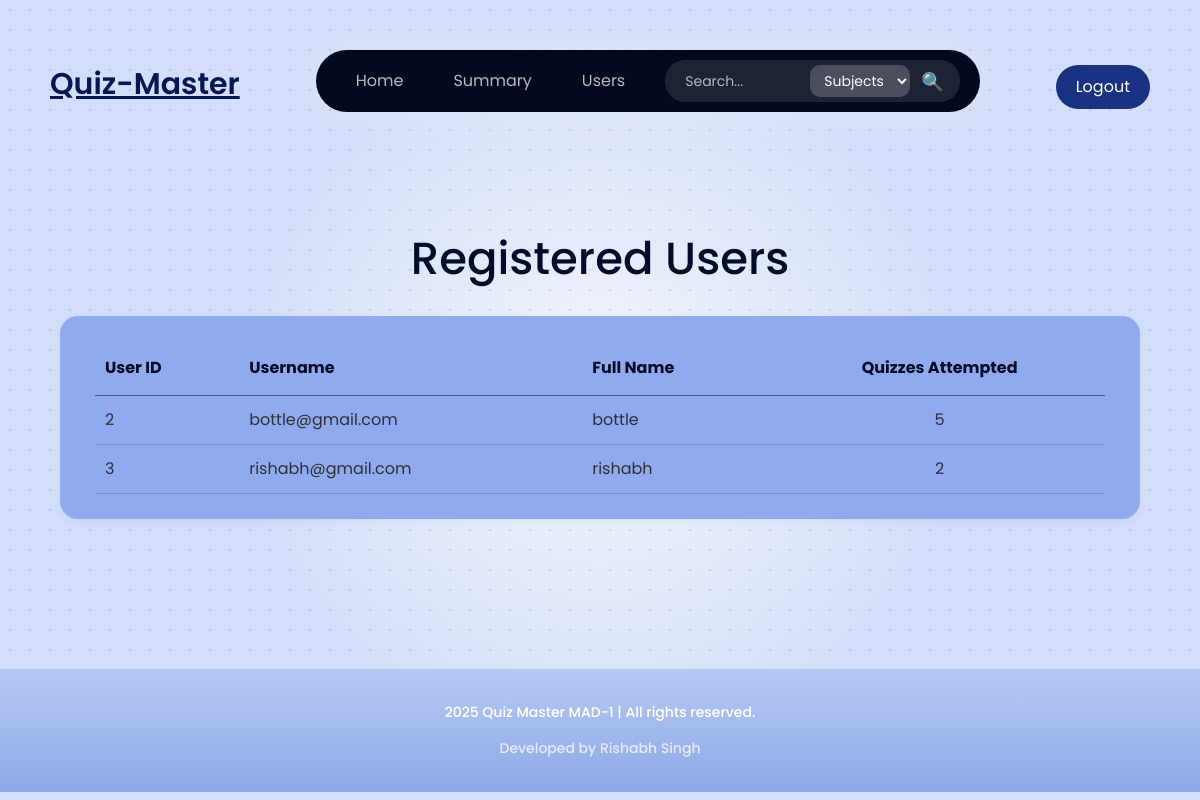
Before: /admin/users with the older database file.
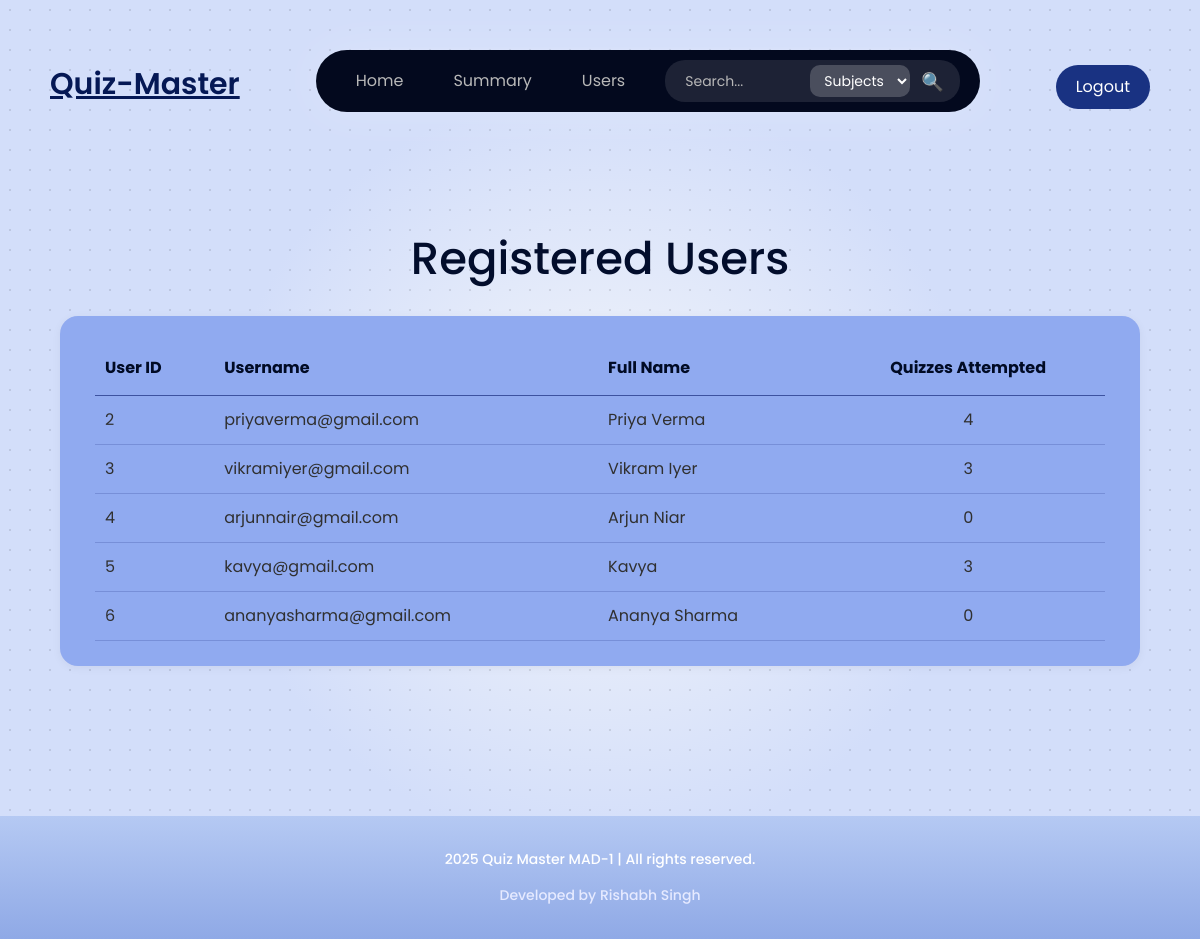
After: the same page with the newer database file.
### models/models.py (models this page shows)
class Users(db.Model):
    __tablename__ = "users"
    userId = db.Column(db.Integer,  primary_key= True)
    userName = db.Column(db.String(120), unique = True, nullable = False)
    passWord = db.Column(db.String(120), nullable = False)
    fullName = db.Column(db.String(120), nullable = False)
    isAdmin = db.Column(db.Boolean, default = False)

### app.py (the view)
@app.route('/admin/users')
def list_users():
    users = Users.query.filter_by(isAdmin=False).all()
    users_data = []
    for user in users:
        quiz_count = Score.query.filter_by(userId=user.userId).count()
        users_data.append({
            'id': user.userId,
            'username': user.userName,
            'fullname': user.fullName,
            'quiz_attempts': quiz_count
        })
    return render_template('users_list.html', users=users_data)

### templates/users_list.html (shortened to what this page needs)
<!DOCTYPE html>
<html lang="en">
<head>
    <link rel="stylesheet" href="{{ url_for('static', filename='styles.css') }}">
</head>
<body class='page_look font_family_poppins'>
    {% include 'navbar.html' %}
    <h1 style="margin-top: -30px; font-size: 45px; text-align: center; color: #020d2c; font-family: 'Poppins', sans-serif;">
        Registered Users
    </h1>
    <div style="display: flex; justify-content: center; margin: 30px auto; max-width: 1200px;">
        <div style="width: 90%; background-color: #90aaf0; padding: 25px 35px; border-radius: 18px; box-shadow: 0px 2px 10px rgba(0, 0, 0, 0.05);">
            <div style="overflow-x: auto;">
                <table style="width: 100%; border-collapse: collapse;">
                    <thead>
                        <tr style="border-bottom: 1px solid #3D52A0; color: #010b25; font-weight: 500;">
                            <th style="padding: 15px 10px; text-align: left;">User ID</th>
                            <th style="padding: 15px 10px; text-align: left;">Username</th>
                            <th style="padding: 15px 10px; text-align: left;">Full Name</th>
                            <th style="padding: 15px 10px; text-align: center;">Quizzes Attempted</th>
                        </tr>
                    </thead>
                    <tbody>
                        {% for user in users %}
                        <tr style="border-bottom: 1px solid rgba(61, 82, 160, 0.3);">
                            <td style="padding: 12px 10px; color: #303030;">{{ user.id }}</td>
                            <td style="padding: 12px 10px; color: #303030;">{{ user.username }}</td>
                            <td style="padding: 12px 10px; color: #303030;">{{ user.fullname }}</td>
                            <td style="padding: 12px 10px; color: #303030; text-align: center;">{{ user.quiz_attempts }}</td>
                        </tr>
                        {% endfor %}
                    </tbody>
                </table>
            </div>
        </div>
    </div>
    {%include 'footer.html'%}
</body>
</html>

### templates/navbar.html (shortened to what this page needs)
<!DOCTYPE html>
<html lang="en">
<head>
  <link href="https://cdn.jsdelivr.net/npm/bootstrap@5.3.0/dist/css/bootstrap.min.css" rel="stylesheet">
</head>
<body>
  <div
    style="display: flex; align-items: center; justify-content: space-between; padding: 10px 50px; margin-top: 20px;">
    <h3 class="logo" style="margin-top:33px; margin-left:0px;">Quiz-Master</h3>
    <nav class="navbar"
      style="background-color: #03091e; padding: 10px 20px; border-radius: 35px; display: flex; align-items: center;">
      <div class="nav-links" style="display: flex; gap: 10px; margin-right: 20px;">
        <a href="{{ url_for('admin_dashboard') }}" class="nav-item" style="text-decoration: none;">Home</a>
        <a href="{{ url_for('summary') }}" class="nav-item" style="text-decoration: none;">Summary</a>
        <a href="{{ url_for('list_users') }}" class="nav-item" style="text-decoration: none;">Users</a>
      </div>
      <form action="{{ url_for('admin_search') }}" method="GET" class="search-form">
        <input type="text" name="q" class="search-input" placeholder="Search..."
          value="{{ request.args.get('q', '') }}">
        <select name="category" class="search-select">
          <option value="subjects">Subjects</option>
        </select>
        <button type="submit" class="search-btn">🔍</button>
      </form>
    </nav>
    <a href="{{ url_for('logout') }}" style="text-decoration: none;">
      <button type="button"
        style="padding: 10px 20px;margin-top: 35%; font-size: 16px; color: white; background-color: #193282; border: none; border-radius: 35px; cursor: pointer;">
        Logout
      </button>
    </a>
  </div>
</body>
<div class="main-content">
</div>

### templates/footer.html (shortened to what this page needs)
<!DOCTYPE html>
<html lang="en">
<head>
    <link rel="stylesheet" href="{{ url_for('static', filename='styles.css') }}">
</head>
<body>
    <footer class="site-footer font_family_poppins">
        <div class="footer-content">
            <p>2025 Quiz Master MAD-1 | All rights reserved.</p>
            <p>Developed by Rishabh Singh</p>
        </div>
    </footer>
</body>
</html>

### static/styles.css (style rules this page uses)
.page_look { background: radial-gradient(circle, rgba(0, 0, 0, 0.1) 1px, transparent 1px) 0 0 / 20px 20px, radial-gradient(circle, #edf1fa 10%, #d3defa 50%); font-family: 'Poppins', sans-serif; margin: 0; padding: 0; }
.font_family_poppins { font-family: 'Poppins', sans-serif; }
input { width: 100%; padding: 12px; border: 2px solid #b5c6f0; border-radius: 10px; font-size: 14px; box-sizing: border-box; background: white; }
input::placeholder { color: #9ba0ad; }
.site-footer { background: linear-gradient(180deg, #b5c9f3, #8fa9e6); color: #ffffff; padding: 25px 15px; text-align: center; font-size: 16px; font-family: 'Poppins', sans-serif; width: 100%; bottom: 0; box-shadow: 0 -4px 8px rgba(0, 0, 0, 0); margin-top: 150px; }
.footer-content p { margin: 8px 0; font-weight: 500; }
.site-footer p:last-child { margin-top: 15px; font-size: 14px; color: #e6eaff; }

### templates/users_list.html (style rules this page uses)
.page_look { background: radial-gradient(circle, rgba(0, 0, 0, 0.1) 1px, transparent 1px) 0 0 / 20px 20px, radial-gradient(circle, #edf1fa 10%, #d3defa 50%); font-family: 'Poppins', sans-serif; margin: 0; padding: 0; }
.font_family_poppins { font-family: 'Poppins', sans-serif; }
.site-footer { text-align: center; padding: 20px; margin-top: 50px; color: #020d2c; }
.footer-content { font-size: 14px; }

### templates/navbar.html (style rules this page uses)
.navbar { background-color: #03091e; padding: 10px 50px; margin-top: 20px; position: static; top: 30px; left: 50%; z-index: 1; display: flex; align-items: center; border-radius: 35px; box-shadow: 0 0 50px rgba(255, 255, 255, 0.2), 0 0 5px rgba(255, 255, 255, 0.1), 0 0 20px rgba(255, 255, 255, 0.05); max-width: fit-content; }
.nav-links { display: flex; gap: 10px; }
.nav-item { text-decoration: none; font-size: 16px; color: #b8b8b8; padding: 8px 20px; border-radius: 25px; transition: all 0.3s ease; font-family: 'Poppins', sans-serif; }
.main-content { margin-top: 100px; padding: 20px; }
.logo { margin-left: 25px; margin-top: 4%; color: #051855; font-family: 'Poppins', sans-serif; text-decoration: underline; font-weight: 550; font-size: 30px; }
.search-form { display: flex; align-items: center; background-color: rgba(255, 255, 255, 0.1); border-radius: 20px; padding: 5px 10px; gap: 5px; }
.search-input { border: none; outline: none; background: none; color: white; padding: 5px 10px; font-size: 14px; width: 130px; font-family: 'Poppins', sans-serif; }
.search-input::placeholder { color: #b8b8b8; }
.search-select { border: none; background: rgba(255, 255, 255, 0.2); color: white; padding: 5px 10px; border-radius: 10px; font-size: 14px; font-family: 'Poppins', sans-serif; cursor: pointer; }
.search-select option { background: #1a1a1a; color: white; }
.search-btn { background: none; border: none; cursor: pointer; font-size: 18px; color: white; }

Changed rows visible on the page:
changed Users id 2: username "bottle@gmail.com" → "priyaverma@gmail.com"; fullname "bottle" → "Priya Verma"; quiz_attempts "5" → "4"
changed Users id 3: username "rishabh@gmail.com" → "vikramiyer@gmail.com"; fullname "rishabh" → "Vikram Iyer"; quiz_attempts "2" → "3"
added Users: id "4", username "arjunnair@gmail.com", fullname "Arjun Niar", quiz_attempts "0"
added Users: id "5", username "kavya@gmail.com", fullname "Kavya", quiz_attempts "3"
added Users: id "6", username "ananyasharma@gmail.com", fullname "Ananya Sharma", quiz_attempts "0"
